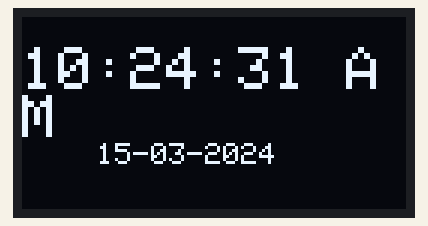
This sketch was run on a simulated ESP32. Parts: 128×64 one-colour display. WiFi joins after 1.5 s; servers stay silent unless stated; the local clock reads 2024-03-15 10:24:30 at power-on unless the sketch sets it.

Above: at 1.6 s.
At 5.7 s:
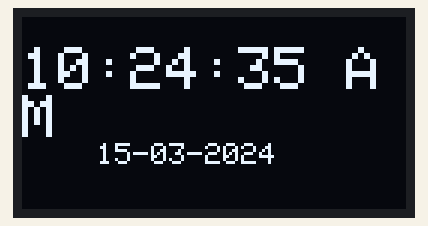
At 10.8 s:
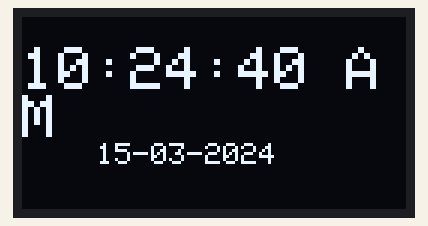
At 20.1 s:
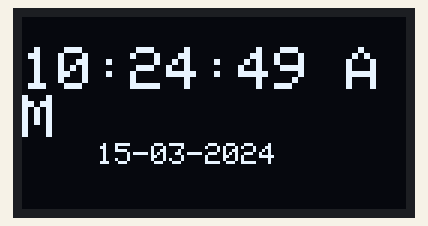
At 29.3 s:
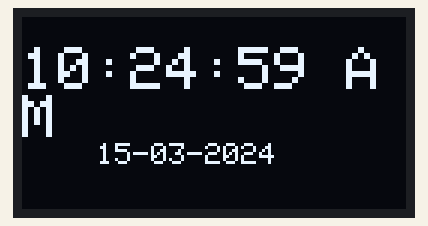
At 38.5 s:
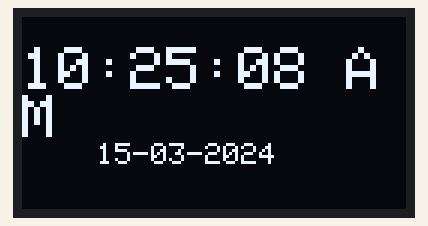

The sketch:

wifi_internet_clock_ntp.ino
```cpp
#include <WiFi.h>
#include <Wire.h>
#include <Adafruit_GFX.h>
#include <Adafruit_SSD1306.h>
#include <time.h>

const char* WIFI_NAME = "YOUR_WIFI_NAME";
const char* WIFI_PASSWORD = "YOUR_WIFI_PASSWORD";

const long GMT_OFFSET_SECONDS = 19800;  // IST = UTC + 5:30
const int DAYLIGHT_OFFSET_SECONDS = 0;

Adafruit_SSD1306 display(128, 64, &Wire, -1);

void setup() {
  Serial.begin(115200);
  Wire.begin(21, 22);

  if (!display.begin(SSD1306_SWITCHCAPVCC, 0x3C)) {
    while (true) {
      delay(1000);
    }
  }

  WiFi.begin(WIFI_NAME, WIFI_PASSWORD);

  while (WiFi.status() != WL_CONNECTED) {
    delay(500);
  }

  configTime(
    GMT_OFFSET_SECONDS,
    DAYLIGHT_OFFSET_SECONDS,
    "pool.ntp.org",
    "time.nist.gov"
  );
}

void loop() {
  struct tm timeInfo;

  if (!getLocalTime(&timeInfo)) {
    delay(1000);
    return;
  }

  char timeText[20];
  char dateText[20];

  strftime(timeText, sizeof(timeText), "%I:%M:%S %p", &timeInfo);
  strftime(dateText, sizeof(dateText), "%d-%m-%Y", &timeInfo);

  display.clearDisplay();
  display.setTextColor(SSD1306_WHITE);
  display.setTextSize(2);
  display.setCursor(0, 10);
  display.println(timeText);

  display.setTextSize(1);
  display.setCursor(25, 42);
  display.println(dateText);
  display.display();

  delay(1000);
}
```

Measured:
- what the display in image 0 shows lasts 1.0 s, from 1.6 s to 2.6 s
